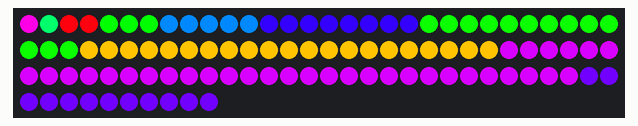
This program was run on a simulated Raspberry Pi (BCM pin numbers). On the bench: 100 RGB LEDs in strip order, left to right, continuing on the next row. Random numbers come from a fixed seed; what the program prints to the terminal is not drawn. At 0.0 s the program stops and its outputs stay as they are.

Above: at 0.1 s.

The program:

Fibonacci.py
```python
import neopixel
import numpy as np
from settings import num_pixels, pixels
from randomColorRainbow import random_color

def main():
	fibonacci = Fibonacci()

	index  = 0
	for x in fibonacci:
		print(str(index) + " x: " + str(x))
		color = random_color()
		for i in range(x):
			pixels[index + i] = color
		index = index + x
	pixels.show()

def readColor():
	color = input("Enter R, G, B: ")
	return tuple(int(x) for x in color.split(","))

def Fibonacci(): #array where each term represents a term in the fibonacci sequence
	arr = [0, 1]
	f = 0
	for sum in range(2, num_pixels):
		f = f + arr[sum - 1] + arr[sum - 2]
		if(f >= num_pixels):
			arr.append(num_pixels - 1 - (f - arr[sum - 1] - arr[sum - 2]))
			return arr
		arr.append(arr[sum-1] + arr[sum - 2])
	return arr

main()
```

settings.py
```python
import board
import neopixel


#initialize pixels
pixel_pin = board.D18
num_pixels = 100
ORDER = neopixel.RGB
pixels = neopixel.NeoPixel(
    pixel_pin, num_pixels, auto_write=False, pixel_order=ORDER
)
```

randomColorRainbow.py
```python
import random
import numpy as np

def random_color():
	num = random.randint(0, 2) #which color is full on

	color = np.array((0, 0, 0)) #create color array
	color[num] = 255 #set full color

	#create Choice Array
	choiceArray = np.array(np.zeros(2))
	j = 0
	for i in range(3):
		if(i != num):
			choiceArray[j] = i
			j += 1

	#pick and set other color
	pos = random.choice(choiceArray) #pick other color
	color[int(pos)] = random.randint(0, 255)


	return color
```
